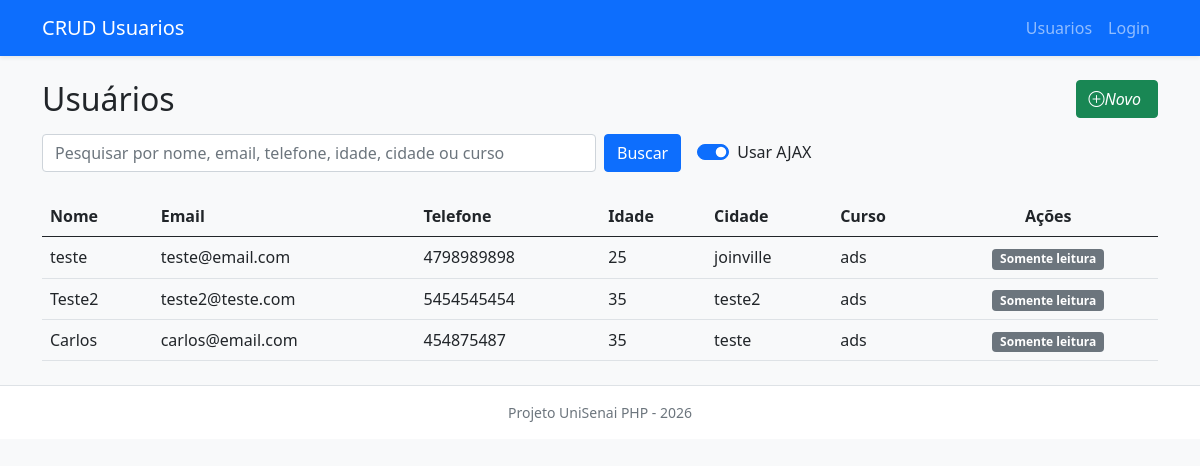
The app's page /indexAjax.php with its own data.
### tables this page shows
CREATE TABLE `usuarios` (
  `id` int(11) NOT NULL,
  `nome` varchar(150) NOT NULL,
  `email` varchar(100) NOT NULL,
  `telefone` varchar(20) NOT NULL,
  `idade` int(11) NOT NULL,
  `cidade` varchar(100) NOT NULL,
  `curso` varchar(100) NOT NULL
);

### indexAjax.php (the view, shortened to what this page needs)
<?php
include 'conexao.php';
include 'includes/header.php';
$search = trim($_GET['search'] ?? '');
?>
<div class="d-flex align-items-center justify-content-between mb-3">
<h2 class="mb-0">Usuários</h2>
  <a href="form.php" class="btn btn-success">
  <i class="bi bi-plus-circle me-1">Novo</i>
  </a>
</div>
<form method="GET" action="index.php" class="row g-2 mb-3">
  <div class="col-12 col-md-8 col-lg-6">
    <input
      id="searchInput"
      type="text"
      name="search"
      class="form-control"
      list="searchSuggestions"
      autocomplete="off"
      placeholder="Pesquisar por nome, email, telefone, idade, cidade ou curso"
      value="<?php echo htmlspecialchars($search, ENT_QUOTES, 'UTF-8'); ?>"
    >
  </div>
  <div class="col-auto d-flex align-items-center gap-2">
    <button type="submit" class="btn btn-primary">Buscar</button>
    <div class="form-check form-switch ms-2">
      <input class="form-check-input" type="checkbox" id="ajaxToggle" checked>
      <label class="form-check-label" for="ajaxToggle">Usar AJAX</label>
    </div>
  </div>
</form>
<table class="table table-hover">
  <thead>
    <tr>
      <th>Nome</th>
      <th>Email</th>
      <th>Telefone</th>
      <th>Idade</th>
      <th>Cidade</th>
      <th>Curso</th>
      <th class="text-center">Ações</th>
    </tr>
  </thead>
  <tbody id="usuariosTableBody">
<?php
$sql = "SELECT * FROM usuarios";
$sql .= " ORDER BY id DESC";
if ($search !== '') {
  $stmt = mysqli_prepare($conn, $sql);
  $likeSearch = "%{$search}%";
  mysqli_stmt_bind_param(
    $stmt,
    "ssssss",
    $likeSearch,
    $likeSearch,
    $likeSearch,
    $likeSearch,
    $likeSearch,
    $likeSearch
  );
  mysqli_stmt_execute($stmt);
  $res = mysqli_stmt_get_result($stmt);
} else {
  $res = mysqli_query($conn, $sql);
}
while ($r = mysqli_fetch_assoc($res)){
  $acoesHtml = "<span class='badge bg-secondary'>Somente leitura</span>";
  echo "<tr>
    <td>" . htmlspecialchars($r['nome'], ENT_QUOTES, 'UTF-8') . "</td>
    <td>" . htmlspecialchars($r['email'], ENT_QUOTES, 'UTF-8') . "</td>
    <td>" . htmlspecialchars($r['telefone'], ENT_QUOTES, 'UTF-8') . "</td>
    <td>" . htmlspecialchars((string) $r['idade'], ENT_QUOTES, 'UTF-8') . "</td>
    <td>" . htmlspecialchars($r['cidade'], ENT_QUOTES, 'UTF-8') . "</td>
    <td>" . htmlspecialchars($r['curso'], ENT_QUOTES, 'UTF-8') . "</td>
    <td class='text-center'>{$acoesHtml}</td>
  </tr>";
}
?>
  </tbody>
</table>
<?php include 'includes/footer.php' ?>

### records on screen
usuarios: nome "teste", email "teste@email.com", telefone "4798989898", idade "25", cidade "joinville", curso "ads"
usuarios: nome "Teste2", email "teste2@teste.com", telefone "5454545454", idade "35", cidade "teste2", curso "ads"
usuarios: nome "Carlos", email "carlos@email.com", telefone "454875487", idade "35", cidade "teste", curso "ads"
